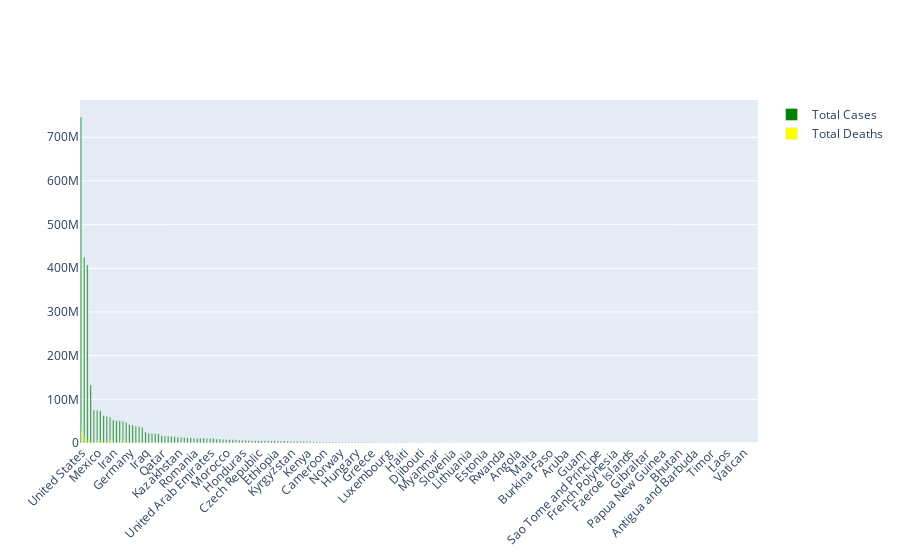

The code cell stored with this chart in its notebook:
### Markdown cell above
Similarly to the total number of Covid-19 Cases, the USA is leading in the deaths, with Brazil and India in the second and third places.Unlike the covid cases the death rate in India, Russia and South Africa is comparatively low.

### Code cell
# Comparing the total cases and total deaths in these countries.
fg = go.Figure()
fg.add_trace(go.Bar(x=transf["Country"], y=transf["Total Cases"], name='Total Cases', marker_color='Green'))
fg.add_trace(go.Bar(x=transf["Country"], y=transf["Total Deaths"], name='Total Deaths', marker_color='Yellow'))
fg.update_layout(barmode='group', xaxis_tickangle=-45, width=900)
fg.show()

### Figure 1 — Plotly figure (JSON) as saved in the notebook; plotly's stock layout.template omitted (floating-point values rounded to 4 significant figures; data arrays with more than 128 entries replaced by an {"elided": "..."} marker saying what was removed)
{"data": [{"marker": {"color": "Green"}, "name": "Total Cases", "type": "bar", "x": {"elided": "210 str values"}, "y": {"elided": "210 int values"}}, {"marker": {"color": "Yellow"}, "name": "Total Deaths", "type": "bar", "x": {"elided": "210 str values"}, "y": {"elided": "210 int values"}}], "layout": {"barmode": "group", "width": 900, "xaxis": {"tickangle": -45}}}
